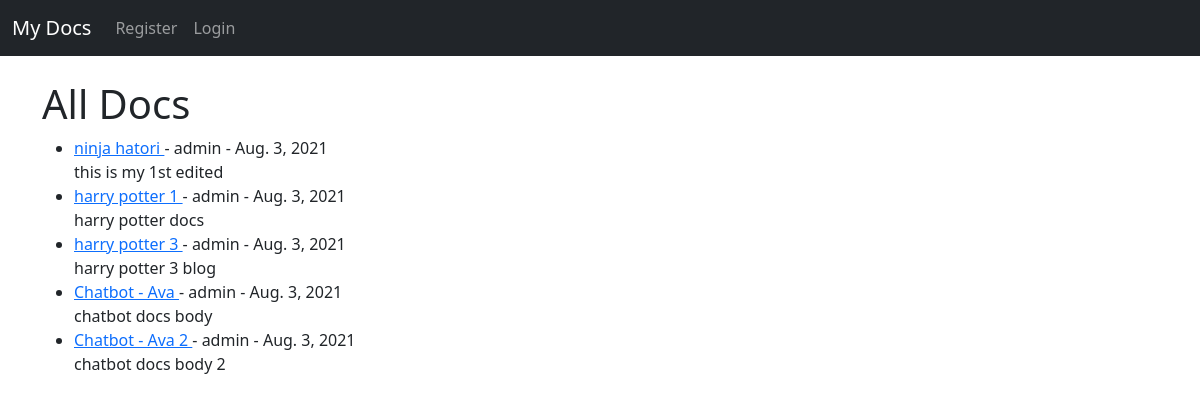
The page / on the database its author committed.
### theblog/models.py (models this page shows, shortened)
class Post(models.Model):
    title = models.CharField(max_length=255)
    title_tag = models.CharField(max_length=255)
    author = models.ForeignKey(User, on_delete=models.CASCADE)
    body = models.TextField()
    post_date = models.DateField(auto_now_add = True)

### theblog/views.py (the view)
# urls.py: path('', HomeView.as_view(), name="home"),
class HomeView(ListView):
    model = Post
    template_name = 'home.html'
    ordering = ['-post_date']

### theblog/templates/home.html (shortened to what this page needs)
{% extends 'base.html' %}
{% block content %}
<h1>All Docs</h1>
<ul>
{% for post in object_list %}
    <li><a href="{% url 'article-detail' post.pk %}">{{post.title}}
    </a> - {{post.author}}
    - {{post.post_date}}
    <br>
        {{post.body | slice:":200"}}</li>
{% endfor %}
</ul>
{% endblock %}

### rows shown on the page
Post: title "ninja hatori", author "admin", post_date "Aug. 3, 2021", body "this is my 1st edited"
Post: title "harry potter 1", author "admin", post_date "Aug. 3, 2021", body "harry potter docs"
Post: title "harry potter 3", author "admin", post_date "Aug. 3, 2021", body "harry potter 3 blog"
Post: title "Chatbot - Ava", author "admin", post_date "Aug. 3, 2021", body "chatbot docs body"
Post: title "Chatbot - Ava 2", author "admin", post_date "Aug. 3, 2021", body "chatbot docs body 2"
